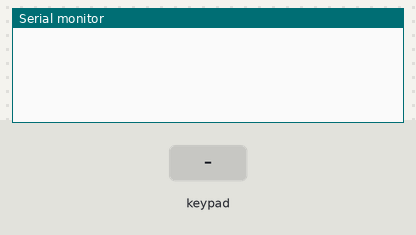
A sketch run on a simulated Arduino Uno, built with avr-gcc and run on an emulated ATmega328P. Parts: the last lines printed to the serial monitor. The inputs (shaded band) are chosen by the test bench.

Above: at 1.2 s.
1.3 s: key '1' pressed
At 2.5 s:
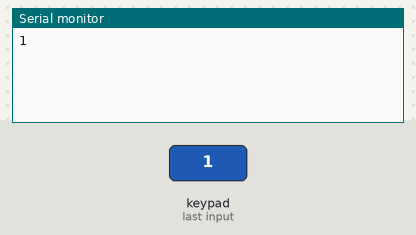
2.8 s: keypad keys 1 8 5 1 7 1 6 # pressed 0.4 s apart
At 6.3 s:
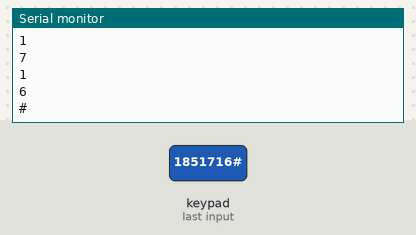
7.5 s: key '*' pressed
At 8.7 s:
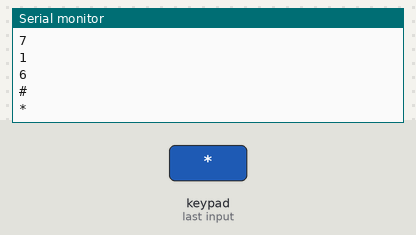
9.0 s: keypad keys 4 0 2 pressed 0.4 s apart
At 10.6 s:
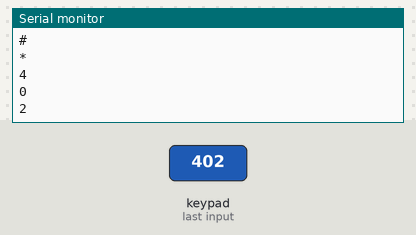
Timing chart, 0 to 12.1 s (numbered marks = the images above; inputs shaded):
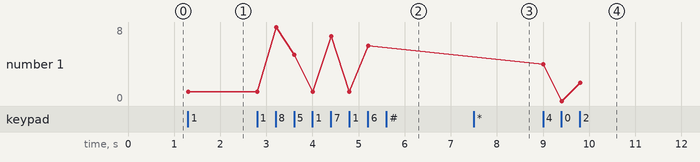

The sketch:

Keypad.ino
```cpp
#include <Keypad.h>


#include <Keypad.h>

#define ROW_NUM     4 // four rows
#define COLUMN_NUM  3 // three columns

char keys[ROW_NUM][COLUMN_NUM] = {
  {'1', '2', '3'},
  {'4', '5', '6'},
  {'7', '8', '9'},
  {'*', '0', '#'}
};

byte pin_rows[ROW_NUM] = {18,5,17,16}; // GPIO18, GPIO5, GPIO17, GPIO16 connect to the row pins
byte pin_column[COLUMN_NUM] = {4,0,2};  // GPIO4, GPIO0, GPIO2 connect to the column pins

Keypad keypad = Keypad( makeKeymap(keys), pin_rows, pin_column, ROW_NUM, COLUMN_NUM );

void setup() {
  Serial.begin(115200);
}

void loop() {
  char key = keypad.getKey();

  if (key) {
    Serial.println(key);
  }
}
```

Measured:
- after the input at 1.3 s, the serial monitor: prints a new line at once (image 1)
- after the input at 2.8 s, the serial monitor: prints a new line after 0.41 s (image 2)
- after the input at 7.5 s, the serial monitor: prints a new line at once (image 3)
- after the input at 9.0 s, the serial monitor: prints a new line at once (image 4)
- plotted number 1: 1 → 6 after the input at 2.8 s, 6 → 2 after the input at 9.0 s
